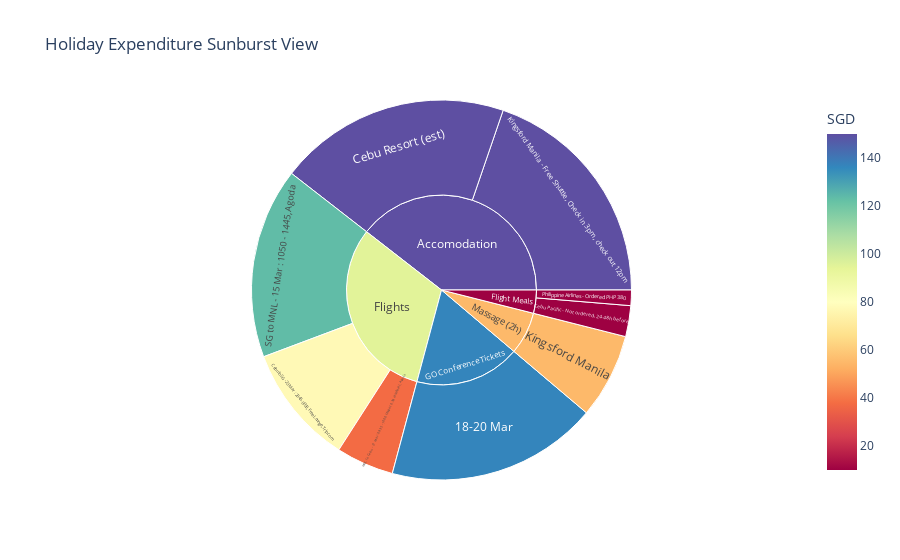

Here is the notebook cell this chart was saved with:
### Code cell
fig_sunburst = px.sunburst(
    df_nonzero,
    path=['Holiday Expenditure Type', 'Details and Date'],
    values='SGD',
    title='Holiday Expenditure Sunburst View',
    color='SGD',
    color_continuous_scale='Spectral'
)
fig_sunburst.show()

fig_sunburst.write_image("figsunburst.png", engine="kaleido")

from IPython.display import Image
Image("figsunburst.png")

### Figure 1 — Plotly figure (JSON) as saved in the notebook; plotly's stock layout.template omitted (floating-point values rounded to 4 significant figures)
{"data": [{"branchvalues": "total", "customdata": [[136.6], [123.3], [37.36], [77.5], [10.0], [10.0], [150.0], [150.0], [55.0], [136.6], [94.93], [10.0], [150.0], [55.0]], "domain": {"x": [0, 1], "y": [0, 1]}, "hovertemplate": "labels=%{label}<br>SGD_sum=%{value}<br>parent=%{parent}<br>id=%{id}<br>SGD=%{color}<extra></extra>", "ids": ["GO Conference Tickets/18-20 Mar", "Flights/SG to MNL - 15 Mar : 1050 - 1445, Agoda", "Flights/MNL to Cebu - 21 Mar : 0835 - 1000 (forgot 0.38 cashback), Agoda", "Flights/Cebu to SG - 23 Mar : 2045- 0030, Free Lounge, Trip.com", "Flight Meals/Cebu Pacific - Not ordered, 24-48h before", "Flight Meals/Philippine Airlines - Ordered PHP 380", "Accomodation/Kingsford Manila - Free Shuttle, Check in 3pm, check out 12pm", "Accomodation/Cebu Resort (est)", "Massage (2h)/Kingsford Manila", "GO Conference Tickets", "Flights", "Flight Meals", "Accomodation", "Massage (2h)"], "labels": ["18-20 Mar", "SG to MNL - 15 Mar : 1050 - 1445, Agoda", "MNL to Cebu - 21 Mar : 0835 - 1000 (forgot 0.38 cashback), Agoda", "Cebu to SG - 23 Mar : 2045- 0030, Free Lounge, Trip.com", "Cebu Pacific - Not ordered, 24-48h before", "Philippine Airlines - Ordered PHP 380", "Kingsford Manila - Free Shuttle, Check in 3pm, check out 12pm", "Cebu Resort (est)", "Kingsford Manila", "GO Conference Tickets", "Flights", "Flight Meals", "Accomodation", "Massage (2h)"], "marker": {"coloraxis": "coloraxis", "colors": [136.6, 123.3, 37.36, 77.5, 10.0, 10.0, 150.0, 150.0, 55.0, 136.6, 94.93, 10.0, 150.0, 55.0]}, "name": "", "parents": ["GO Conference Tickets", "Flights", "Flights", "Flights", "Flight Meals", "Flight Meals", "Accomodation", "Accomodation", "Massage (2h)", "", "", "", "", ""], "type": "sunburst", "values": [136.6, 123.3, 37.36, 77.5, 20.0, 10.0, 150.0, 150.0, 55.0, 136.6, 238.2, 30.0, 300.0, 55.0]}], "layout": {"coloraxis": {"colorbar": {"title": {"text": "SGD"}}, "colorscale": [[0, "rgb(158,1,66)"], [0.1, "rgb(213,62,79)"], [0.2, "rgb(244,109,67)"], [0.3, "rgb(253,174,97)"], [0.4, "rgb(254,224,139)"], [0.5, "rgb(255,255,191)"], [0.6, "rgb(230,245,152)"], [0.7, "rgb(171,221,164)"], [0.8, "rgb(102,194,165)"], [0.9, "rgb(50,136,189)"], [1, "rgb(94,79,162)"]]}, "legend": {"tracegroupgap": 0}, "title": {"text": "Holiday Expenditure Sunburst View"}}}
